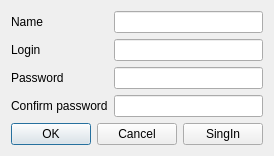
<?xml version="1.0" encoding="UTF-8"?>
<ui version="4.0">
 <class>RegistrationForm</class>
 <widget class="QWidget" name="RegistrationForm">
  <property name="geometry">
   <rect>
    <x>0</x>
    <y>0</y>
    <width>257</width>
    <height>155</height>
   </rect>
  </property>
  <property name="windowTitle">
   <string>Form</string>
  </property>
  <layout class="QVBoxLayout" name="verticalLayout">
   <item>
    <layout class="QFormLayout" name="formLayout">
     <item row="1" column="0">
      <widget class="QLabel" name="label">
       <property name="text">
        <string>Login</string>
       </property>
      </widget>
     </item>
     <item row="2" column="0">
      <widget class="QLabel" name="label_2">
       <property name="text">
        <string>Password</string>
       </property>
      </widget>
     </item>
     <item row="3" column="0">
      <widget class="QLabel" name="label_3">
       <property name="text">
        <string>Confirm password</string>
       </property>
      </widget>
     </item>
     <item row="1" column="1">
      <widget class="QLineEdit" name="loginLineEdit"/>
     </item>
     <item row="2" column="1">
      <widget class="QLineEdit" name="passwordLineEdit">
       <property name="echoMode">
        <enum>QLineEdit::Password</enum>
       </property>
      </widget>
     </item>
     <item row="3" column="1">
      <widget class="QLineEdit" name="passwordConfirmLineEdit">
       <property name="echoMode">
        <enum>QLineEdit::Password</enum>
       </property>
      </widget>
     </item>
     <item row="0" column="0">
      <widget class="QLabel" name="label_4">
       <property name="text">
        <string>Name</string>
       </property>
      </widget>
     </item>
     <item row="0" column="1">
      <widget class="QLineEdit" name="nameLineEdit"/>
     </item>
    </layout>
   </item>
   <item>
    <spacer name="verticalSpacer">
     <property name="orientation">
      <enum>Qt::Vertical</enum>
     </property>
     <property name="sizeHint" stdset="0">
      <size>
       <width>20</width>
       <height>40</height>
      </size>
     </property>
    </spacer>
   </item>
   <item>
    <layout class="QHBoxLayout" name="horizontalLayout">
     <item>
      <widget class="QDialogButtonBox" name="buttonBox">
       <property name="standardButtons">
        <set>QDialogButtonBox::Cancel|QDialogButtonBox::Ok</set>
       </property>
      </widget>
     </item>
     <item>
      <widget class="QPushButton" name="singInPushButton">
       <property name="text">
        <string>SingIn</string>
       </property>
      </widget>
     </item>
    </layout>
   </item>
  </layout>
 </widget>
 <tabstops>
  <tabstop>nameLineEdit</tabstop>
  <tabstop>loginLineEdit</tabstop>
  <tabstop>passwordLineEdit</tabstop>
  <tabstop>passwordConfirmLineEdit</tabstop>
  <tabstop>singInPushButton</tabstop>
 </tabstops>
 <resources/>
 <connections/>
</ui>
